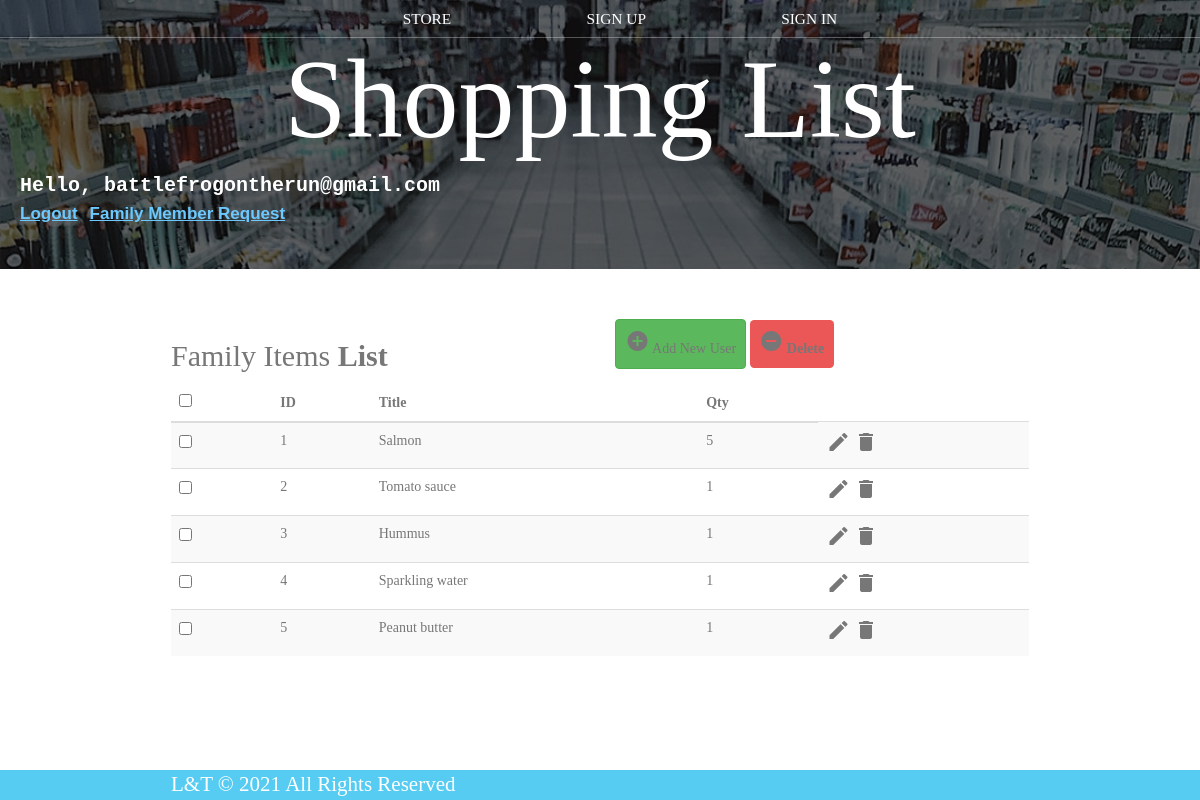
Screenshot of /family_items_list.php (signed in) with the database file from the repository.
### tables this page shows
CREATE TABLE `family_list` (
  `id` int(11) NOT NULL,
  `title` varchar(100) NOT NULL,
  `qty` int(10) NOT NULL
);

### family_items_list.php (the view, shortened to what this page needs)
<?php
include 'dbConnection.php';
?>
<!DOCTYPE html>
<html lang="en">
<head>
	<link rel="stylesheet" href="https://maxcdn.bootstrapcdn.com/font-awesome/4.7.0/css/font-awesome.min.css">
	<link rel="stylesheet" href="https://maxcdn.bootstrapcdn.com/bootstrap/3.3.7/css/bootstrap.min.css">
	<link rel="stylesheet" href="styles.css" />
</head>
<body>
	<header class="main-header">
		<nav class="main-nav nav">
			<ul>
				<li><a href="index.php">STORE</a></li>
				<li><a href="Sign_up.php">SIGN UP</a></li>
				<li><a href="Sign_in.php">SIGN IN</a></li>
			</ul>
		</nav>
		<h1 class="band-name band-name-large">Shopping List</h1>
		<div id="login">
			<?php
			if (isset($_SESSION['Email'])) {
				print "Hello, " . $_SESSION["Email"];
			?>
				<a href="logout.php"><br>Logout</a>
				<?php
				if (isset($_SESSION["Admin"]))
					if ($_SESSION["Admin"] == 1) {
				?>
					<a href="family-members-control.php">Admin Privileges</a>
				<?php
					} else {
				?>
					<a href="family_request_forum.php">Family Member Request</a>
				<?php
					}
				?>
			<?php
			}
			?>
	</header><br><br>
	<div class="container">
		<div class="table-wrapper">
			<div class="table-title">
				<div class="row">
					<div class="col-sm-6">
						<h2> Family Items <b>List</b></h2>
					</div>
					<div class="col-sm-6">
						<a href="#addEmployeeModal" class="btn btn-success" id="addnew" data-toggle="modal"><i class="material-icons"></i> <span>Add New User</span></a>
						<a href="JavaScript:void(0);" class="btn btn-danger" id="delete_multiple"><i class="material-icons"></i> <span>Delete</span></a>
					</div>
				</div>
			</div>
			<table class="table table-striped table-hover">
				<thead>
					<tr>
						<th>
							<span class="custom-checkbox">
								<input type="checkbox" id="selectAll">
							</span>
						</th>
						<th>ID</th>
						<th>Title</th>
						<th>Qty</th>
					</tr>
				</thead>
				<tbody>
					<?php
					$result = mysqli_query($conn, "SELECT * FROM family_list");
					$i = 1;
					while ($row = mysqli_fetch_array($result)) {
					?>
						<tr id="<?php echo $row["id"]; ?>">
							<td>
								<span class="custom-checkbox">
									<input type="checkbox" class="user_checkbox" data-user-id="<?php echo $row["id"]; ?>">
								</span>
							</td>
							<td><?php echo $i; ?></td>
							<td><?php echo $row["title"]; ?></td>
							<td><?php echo $row["qty"]; ?></td>
							<td>
								<a href="#editEmployeeModal" class="edit" data-toggle="modal">
									<i class="material-icons update" data-toggle="tooltip" data-id="<?php echo $row["id"]; ?>" data-title="<?php echo $row["title"]; ?>" data-qty="<?php echo $row["qty"]; ?>" title="Edit"></i>
								</a>
								<a href="#deleteEmployeeModal" class="delete" data-id="<?php echo $row["id"]; ?>" data-toggle="modal"><i class="material-icons" data-toggle="tooltip" title="Delete"></i></a>
							</td>
						</tr>
					<?php
						$i++;
					}
					?>
				</tbody>
			</table>
		</div>
	</div>
	<footer class="main-footer">
		<div class="container main-footer-container">
			<h4 class="band-name">L&T © 2021 All Rights Reserved</h4>
		</div>
	</footer>
</body>
</html>

### styles.css (style rules this page uses)
* { box-sizing: border-box; font-family: Raleway; color: #777; }
html, body { margin: 0; padding: 0; min-height: 100%; }
.nav ul { margin: 0; }
.nav li { display: inline; }
.nav a { display: inline-block; padding: .5em; color: white; text-decoration: none; }
.main-nav { text-align: center; font-size: 1.1em; font-weight: lighter; border-bottom: 1px solid rgba(255, 255, 255, .3) }
.main-nav li { padding: 0 5%; }
.main-header { background-color: rgba(0, 0, 0, .6); background-image: url("Images/cartbg.jpg"); background-blend-mode: multiply; background-size: cover; padding-bottom: 30px; }
.band-name { text-align: center; margin: 0; font-size: 1.5em; font-weight: normal; color: white; }
.band-name-large { font-size: 8em; }
.container { max-width: 900px; margin: 0 auto; padding: 0 1.5em; }
.main-footer { background-color: #56CCF2; color: white; padding: .25em 0; }
.main-footer-container { display: flex; align-items: center; }
.btn { text-align: center; vertical-align: middle; padding: .67em .67em; cursor: pointer; }
.btn-danger { color: white; background-color: #EB5757; border: none; border-radius: .3em; font-weight: bold; }
#login { color: white; padding: 10px 10px 10px 20px; font-size: 20px; display: block; border-radius: 5px; font-weight: bolder; font-family: 'Courier New', Courier, monospace; }
#login a { font-size: 17px; font-weight: bolder; color: rgb(108, 201, 255); text-decoration: underline; font-family:'Trebuchet MS', 'Lucida Sans Unicode', 'Lucida Grande', 'Lucida Sans', Arial, sans-serif }
input { font-size: x-large; border-color: grey; border-width: 5px; }
footer { position: fixed; left: 0; bottom: 0; width: 100%; background-color: lightgray; color: black; text-align: center; font-weight: bold; }

### rows the page displays
family_list: title "Salmon", qty "5"
family_list: title "Tomato sauce", qty "1"
family_list: title "Hummus", qty "1"
family_list: title "Sparkling water", qty "1"
family_list: title "Peanut butter", qty "1"

### other values shown
$_SESSION["Email"] "battlefrogontherun@gmail.com"
